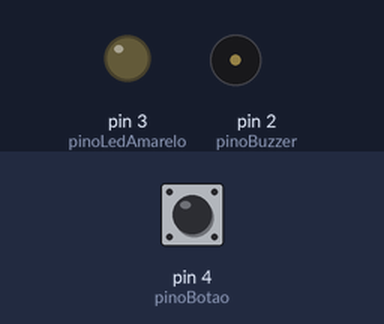
Bench run of a sketch on a simulated Arduino Uno, built with avr-gcc and run on an emulated ATmega328P. Parts: output pins drawn as LEDs (lit = HIGH), buzzer (waves = sounding). Inputs (shaded band) come from the test bench; at power-on: pin 4 (pinoBotao) LOW.

Above: at 2.2 s.
2.3 s: pin 4 (pinoBotao) pulled HIGH for 0.15 s
At 2.37 s:
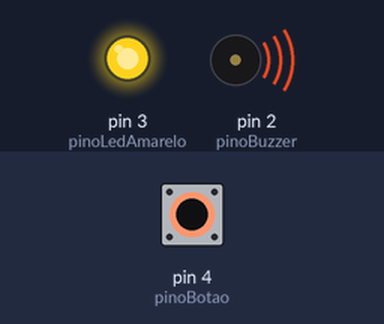
3.9 s: pin 4 (pinoBotao) pulled HIGH for 3.2 s
At 8.5 s:
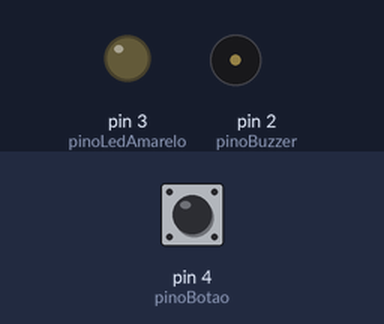
Timing chart, 0 to 10.0 s (numbered marks = the images above; inputs shaded):
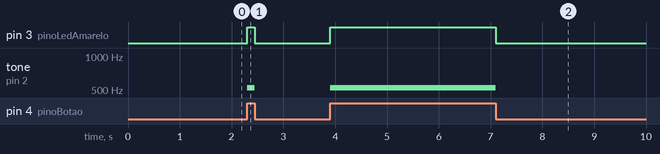

The sketch:

Buzzer_Botao.ino
```cpp
//Constante para o pino da buzzer
#define pinoBuzzer 2
#define pinoBotao 4
//Constante do led
#define pinoLedAmarelo 3

void setup() {
  Serial.begin(9600);

  //Modo do pino
  pinMode(pinoBuzzer, OUTPUT);
  pinMode(pinoLedAmarelo, OUTPUT);
  pinMode(pinoBotao, INPUT);
  delay(1000);  //Parada estratégica
}

void loop() {
  if (digitalRead(pinoBotao) == 1){
    tone(pinoBuzzer, 523);//Nota musical dó
    digitalWrite(pinoLedAmarelo, HIGH);
  } else {
  noTone(pinoBuzzer);//Desliga o buzzer
  digitalWrite(pinoLedAmarelo, LOW); //Apaga o LED
  }


}
```

Measured:
- after the input at 2.3 s, pin 3 (pinoLedAmarelo): LOW → HIGH at once, → LOW 0.15 s later; tone on pin 2 (pinoBuzzer): silent → 523 Hz at once, → silent 0.15 s later
- after the input at 3.9 s, pin 3 (pinoLedAmarelo): LOW → HIGH at once, → LOW 3.2 s later; tone on pin 2 (pinoBuzzer): silent → 523 Hz at once, → silent 3.2 s later
